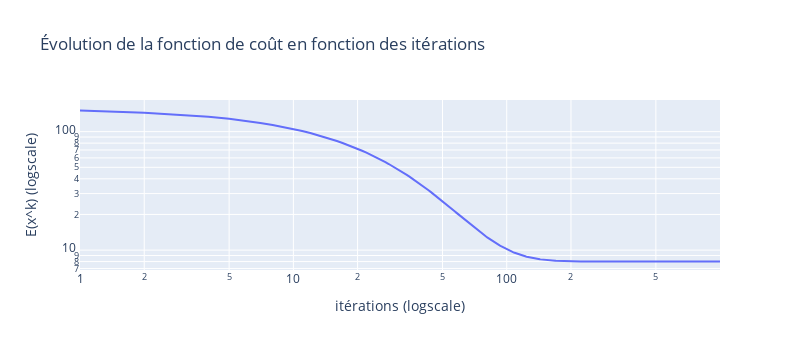
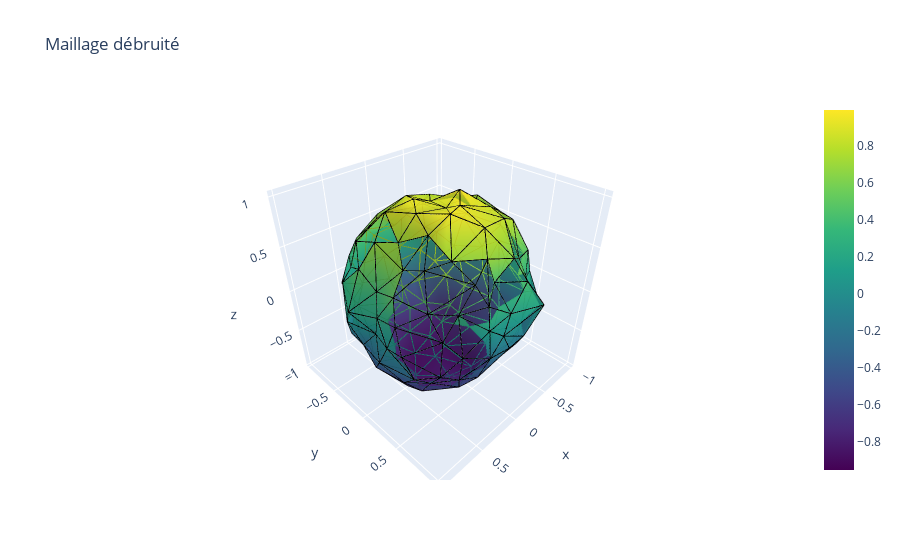

Here is the notebook cell these charts were saved with, in order:
### Markdown cell above
# Affichage des résultats

### Code cell
# Fonction de coût en fonction des itérations
plt_cost = pd.DataFrame({'x':np.arange(len(En)), 'y':En, 'legend':'cost'})

fig = px.line(plt_cost,
              x='x', 
              y='y', 
              log_x=True, log_y=True,
              labels={'x':'itérations (logscale)','y':'E(x^k) (logscale)'},
              title='Évolution de la fonction de coût en fonction des itérations',
              width=800, height=350)
fig.show()

# Approximations finales
plot_mesh(VF, F, "Maillage débruité")

### Figure 1 — Plotly figure (JSON) as saved in the notebook; plotly's stock layout.template omitted (floating-point values rounded to 4 significant figures; data arrays with more than 128 entries replaced by an {"elided": "..."} marker saying what was removed)
{"data": [{"hovertemplate": "itérations (logscale)=%{x}<br>E(x^k) (logscale)=%{y}<extra></extra>", "legendgroup": "", "line": {"color": "#636efa", "dash": "solid"}, "marker": {"symbol": "circle"}, "mode": "lines", "name": "", "orientation": "v", "showlegend": false, "type": "scatter", "x": {"elided": "1000 int values"}, "xaxis": "x", "y": {"elided": "1000 float values"}, "yaxis": "y"}], "layout": {"height": 350, "legend": {"tracegroupgap": 0}, "title": {"text": "Évolution de la fonction de coût en fonction des itérations"}, "width": 800, "xaxis": {"anchor": "y", "domain": [0, 1], "title": {"text": "itérations (logscale)"}, "type": "log"}, "yaxis": {"anchor": "x", "domain": [0, 1], "title": {"text": "E(x^k) (logscale)"}, "type": "log"}}}

### Figure 2 — Plotly figure (JSON) as saved in the notebook; plotly's stock layout.template omitted (floating-point values rounded to 4 significant figures; data arrays with more than 128 entries replaced by an {"elided": "..."} marker saying what was removed)
{"data": [{"colorscale": [[0, "#440154"], [0.1111, "#482878"], [0.2222, "#3e4989"], [0.3333, "#31688e"], [0.4444, "#26828e"], [0.5556, "#1f9e89"], [0.6667, "#35b779"], [0.7778, "#6ece58"], [0.8889, "#b5de2b"], [1, "#fde725"]], "i": {"elided": "320 int values"}, "intensity": {"elided": "162 float values"}, "j": {"elided": "320 int values"}, "k": {"elided": "320 int values"}, "opacity": 0.9, "showscale": true, "type": "mesh3d", "x": {"elided": "162 float values"}, "y": {"elided": "162 float values"}, "z": {"elided": "162 float values"}}, {"line": {"color": "black", "width": 2}, "mode": "lines", "showlegend": false, "type": "scatter3d", "x": {"elided": "2880 float values"}, "y": {"elided": "2880 float values"}, "z": {"elided": "2880 float values"}}], "layout": {"scene": {"aspectmode": "data"}, "title": {"text": "Maillage débruité"}}}
